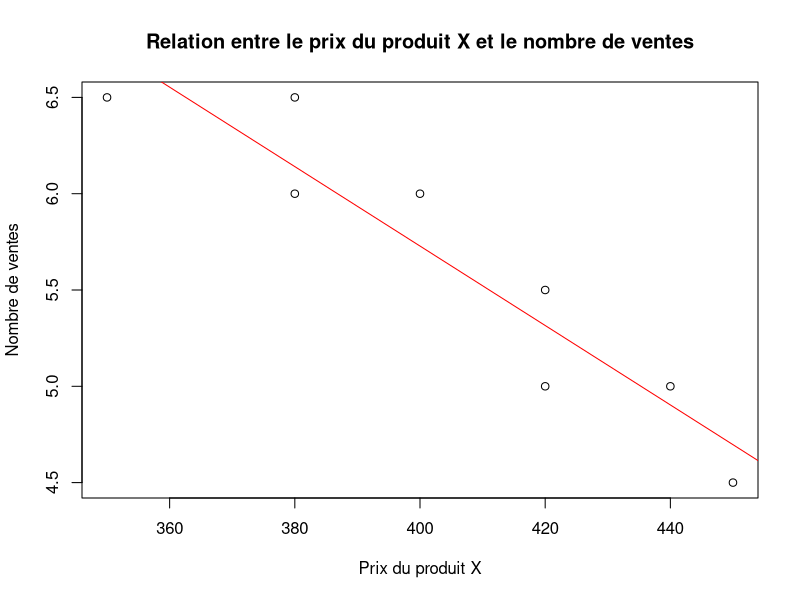

Here is the R script that generated this plot: (Note: this script raises an error after producing the figure.)
# exercice 1

# Création du tableau de données
data <- data.frame(
  region = 1:8,
  prix_produit_x = c(420, 380, 350, 400, 440, 380, 450, 420),
  nb_vente_y = c(5.5, 6, 6.5, 6, 5, 6.5, 4.5, 5)
)

# question 1 nuage de points
plot(data$prix_produit_x, data$nb_vente_y, xlab = "Prix du produit X", ylab = "Nombre de ventes", main = "Relation entre le prix du produit X et le nombre de ventes")

# question 2 effectuer la matrice de x en fonction de beta
X <- cbind(1, data$prix_produit_x)# 1 est ajouté pour l'intercept. l'intercept est l'ordonnée à l'origine.
print(X)


# question 3 en utilisant la méthode des moindres carrés ordinaires calculer 𝑏
b <- solve(t(X) %*% X) %*% t(X) %*% data$nb_vente_y #solve permet de résoudre un système d'équations linéaires.
# t est la transposée d'une matrice.
# %*% est l'opérateur de multiplication matricielle.
# que représente b par rapport à beta ?
# b est une estimation de beta.
print(b)

#question 4
#calculon sx², sy² et sxy
sx2 <- sum((data$prix_produit_x - mean(data$prix_produit_x))^2)/(length(data$prix_produit_x) - 1)
sy2 <- sum((data$nb_vente_y - mean(data$nb_vente_y))^2)/(length(data$nb_vente_y) - 1)
sxy <- sum((data$prix_produit_x - mean(data$prix_produit_x)) * (data$nb_vente_y - mean(data$nb_vente_y)))/(length(data$prix_produit_x) - 1)
# calculons b1 et b0
b1 <- sxy/sx2
b0 <- mean(data$nb_vente_y) - b1 * mean(data$prix_produit_x)
print(b1)
print(b0)

#retrouvons b0 et b1 à l'aide de lm et coef
model <- lm(nb_vente_y ~ prix_produit_x, data = data)
print(summary(model))
print(coef(model)) #coef permet de récupérer les coefficients du modèle.

#question 5
# tracer la droite de régression sur le nuage de points
abline(b0, b1, col = "red") #abline permet de tracer une droite sur un graphique.

#question 6
# calculons le coefficient de détermination
y_hat <- b0 + b1 * data$prix_produit_x
RSS <- sum((data$nb_vente_y - y_hat)^2)
TSS <- sum((data$nb_vente_y - mean(data$nb_vente_y))^2)
R2 <- 1 - RSS/TSS
print(R2)

#question 7 retrouver R2 à l'aide de summary fait à la question 4
#dans le summary, on a le min, 1er quartile, médiane, moyenne, 3ème quartile et max.
# on retrouve aussi les coefficients de la régression, l'erreur standard, la statistique de test (hypothèse de test) et la p-value qui est la probabilité d'observer une statistique de test aussi extrême que celle observée.



#Exercice 2

# question 1
# installation du package AER
#install.packages("AER")
#library(AER)

# question 2
# Charger et afficher les données CPS1985
data("CPS1985")
print(head(CPS1985)) #head permet d'afficher les premières lignes d'un tableau de données.
#on retrouve les variables suivantes: wage, educ, exper, age, ethnicité, region, gender, occupation, sector, maried, union, etc.

#question 3
ed <- CPS1985$education
exp <- CPS1985$experience
# Création du modèle de régression
model <- lm(wage ~ education + experience, data = CPS1985)
# Affichage des coefficients du modèle
# intercept = ordonnée à l'origine
print(coef(model))

#question 4
# même chose que la question 3 mais en utilisant le log de wage
model <- lm(log(wage) ~ education + experience, data = CPS1985)
print(coef(model))
#le log de wage est plus adapté pour la régression linéaire car il permet de réduire l'effet des valeurs extrêmes.

#question 5
#Donner le modèle en y incorporant une autre variable liée au genre
model <- lm(log(wage) ~ education + experience + gender, data = CPS1985)
# Affichage du résumé du modèle
summary_model <- summary(model)
print(summary_model)
print(coef(model))
# sans le gender notre coefficient R² est moins élevé que lorsque l'on met gender dans notre modèle.
#sans gender R² = 0.22 et avec gender R² = 0.26
#coefficient négatif montre qu'il y a une différence de salaire entre les hommes et les femmes. une discrimination salariale.

#question 6
# fe est une variable indicatrice, égale à 1 si l’individu est une femme et à 0 sinon
fe <- ifelse(CPS1985$gender == "female", 1, 0)
model_final <- lm(log(wage) ~ education + experience + experience^2 + fe, data = CPS1985)
summary_model_final <- summary(model_final)
print(summary_model_final)


#Exercice 3
# Création du tableau de données
automobile_data <- data.frame(
  U = c(40, 50, 60, 70, 80, 90, 100, 110, 120, 130, 140, 150),
  V = c(9, 11, 20, 27, 39, 45, 58, 78, 79, 93, 108, 124)
)

# question 1
# Quelle variable devons-nous identifier comme variable dépendante ? Comme variable explicative ?
# U est la variable explicative et V est la variable dépendante.

# question 2
# Qu’est-ce qui peut renseigner l’entreprise sur la forme de liaison statistique qui peut exister entre ces deux variables ?
# Un nuage de points peut renseigner l'entreprise sur la forme de liaison statistique entre les deux variables.
plot(automobile_data$U, automobile_data$V, xlab = "U", ylab = "V", main = "Relation entre U et V")

#question 3
#Quelle méthode d’ajustement linéaire devons-nous utiliser pour obtenir les estimateurs des coefficients de la droite de régression ?
#Nous devons utiliser la méthode des moindres carrés ordinaires pour obtenir les estimateurs des coefficients de la droite de régression.

#question 4
# Ajustement du modèle de régression linéaire
model <- lm(V ~ U, data = automobile_data)
# Affichage des coefficients du modèle
print(coef(model))
# beta0 = -43,36  et beta1 = 1.06
b0 <- coef(model)[1] # physiquement pas de sens car on ne peut pas avoir un chemin de freinage négatif.
b1 <- coef(model)[2] #distance de freinage augmente de 1.06 mètres par km/h supplémentaire.


#question 5
# Donner une estimation ponctuelle de l'écart-type de l'erreur de régression
sigma <- summary(model)$sigma
print(sigma)
# dans le summary, sigma est l'écart-type de l'erreur de régression. (residual standard error)

#question 6
# Tracer la droite de régression sur le nuage de points
abline(model$coefficients, col = "red")

#question 7
# Calculer la variation totale, la variation expliquée par la droite des moindres carrés et la variation résiduelle.
# ESS = TSS - RSS
y_hat <- b0 + b1 * automobile_data$U
RSS <- sum((automobile_data$V - y_hat)^2)
TSS <- sum((automobile_data$V - mean(automobile_data$V))^2)
ESS <- TSS - RSS
cat("ESS: ", ESS, "\n")


# question 8
#  Quelle proportion de la variation totale du chemin de freinage est expliquée par la droite des moindres carrés ? Quelle proportion demeure inexpliquée par la droite ?
y_hat <- b0 + b1 * automobile_data$U
RSS <- sum((automobile_data$V - y_hat)^2)
cat("RSS: ", RSS, "\n")
TSS <- sum((automobile_data$V - mean(automobile_data$V))^2)
cat("TSS: ", TSS, "\n")
R2 <- 1 - RSS/TSS
cat("R2: ", R2, "\n")

# question 9
#Nous avions fixé le coefficient de détermination ajusté (R2 ajusté) à 0, 80 comme valeur minimale pour considérer la droite des moindres carrés d’utilité pratique. D’après les résultats obtenus, devrions-nous utliser la droite des moindres carrés comme outil de prévision ?
#R2 = 0.99 > 0.80, donc la droite des moindres carrés est d'utilité pratique pour la prévision.

# question 10
# Pour chaque niveau de vitesse suivant, estimer le chemin de freinage en mètres à l’aide de la droite des moindres carrés Ui 85 112 127 180 
U <- c(85, 112, 127, 180)
V_hat <- b0 + b1 * U
print(V_hat)

# question 11
# Donner un intervalle de confiance au niveau 95% pour la valeur moyenne de V lorsque U=127
predict(model, newdata = data.frame(U = 127), interval = "confidence", level = 0.95)
print(predict(model, newdata = data.frame(U = 127), interval = "confidence", level = 0.95))
#autre méthode
# Calcul de l'estimation de la moyenne
mean_hat <- coef(model)[1] + coef(model)[2] * 127

# Calcul de l'estimation de l'écart-type
sd_hat <- sqrt(sum(residuals(model)^2) / (length(automobile_data$U) - 2))

# Calcul de l'intervalle de confiance à 95%
confidence_interval <- c(mean_hat - 1.96 * sd_hat / sqrt(length(automobile_data$U)), mean_hat + 1.96 * sd_hat / sqrt(length(automobile_data$U)))

# Affichage de l'intervalle de confiance
print(confidence_interval)


# exercice 4
# Création du tableau
citron_data <- data.frame(
  "Essai_numero" = 1:12,
  "Resistance_a_la_rupture" = c(37.8, 22.5, 17.1, 10.8, 7.2, 42.3, 30.2, 19.4, 14.8, 9.5, 32.4, 21.6), # nolint
  "Epaisseur_du_materiau" = c(4, 4, 3, 2, 1, 6, 4, 4, 1, 1, 3, 4),
  "Densite" = c(4, 3.6, 3.1, 3.2, 3.0, 3.8, 3.8, 2.9, 3.8, 2.8, 3.4, 2.8)
)

# Affichage du tableau
print(citron_data)

# question 1
# Régression linéaire
model_4 <- lm(Resistance_a_la_rupture ~ Epaisseur_du_materiau, data = citron_data)
# Résumé du modèle
model_summary <- summary(model_4)
# Coefficients et leurs erreurs-types
coefficients <- model_summary$coefficients
# Affichage des coefficients et de leurs erreurs-types
print(coefficients)
# Analyse de la variance
anova_results <- anova(model_4)
# Affichage des résultats
print(anova_results)

# question 2
# Régression linéaire avec la densité comme variable explicative
model_density <- lm(Resistance_a_la_rupture ~ Densite, data = citron_data)
# Résumé du modèle
model_density_summary <- summary(model_density)
# Coefficients et leurs erreurs-types
coefficients_density <- model_density_summary$coefficients
# Affichage des coefficients et de leurs erreurs-types
print(model_density_summary)

